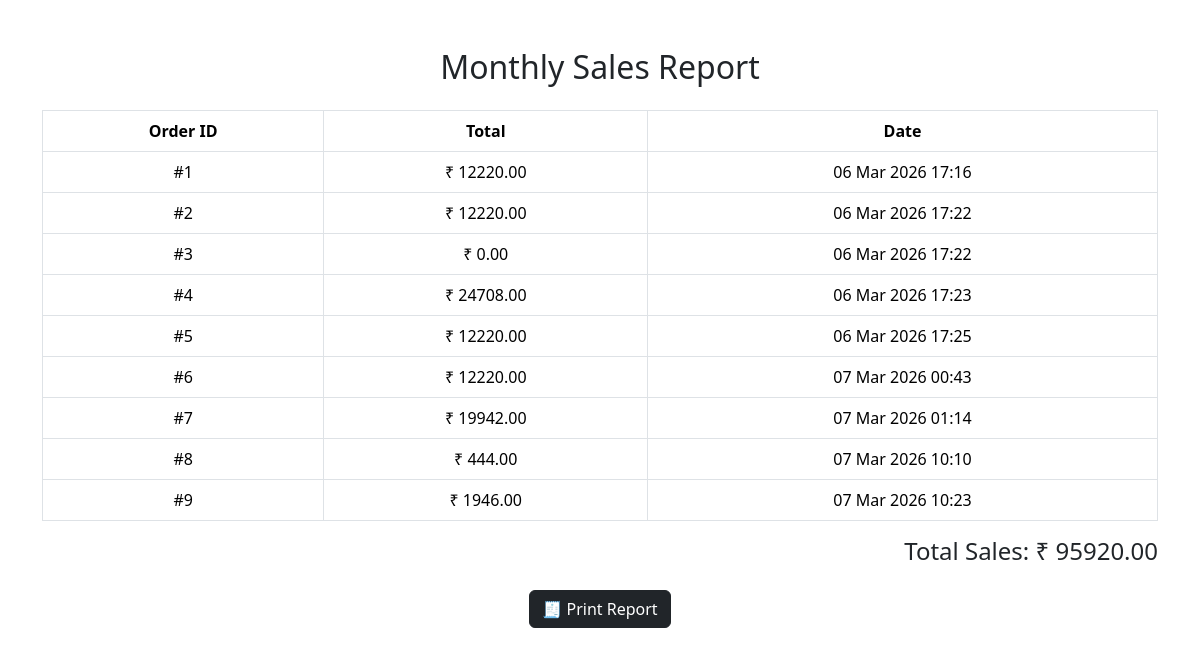
The app's page /report/month/, older data.
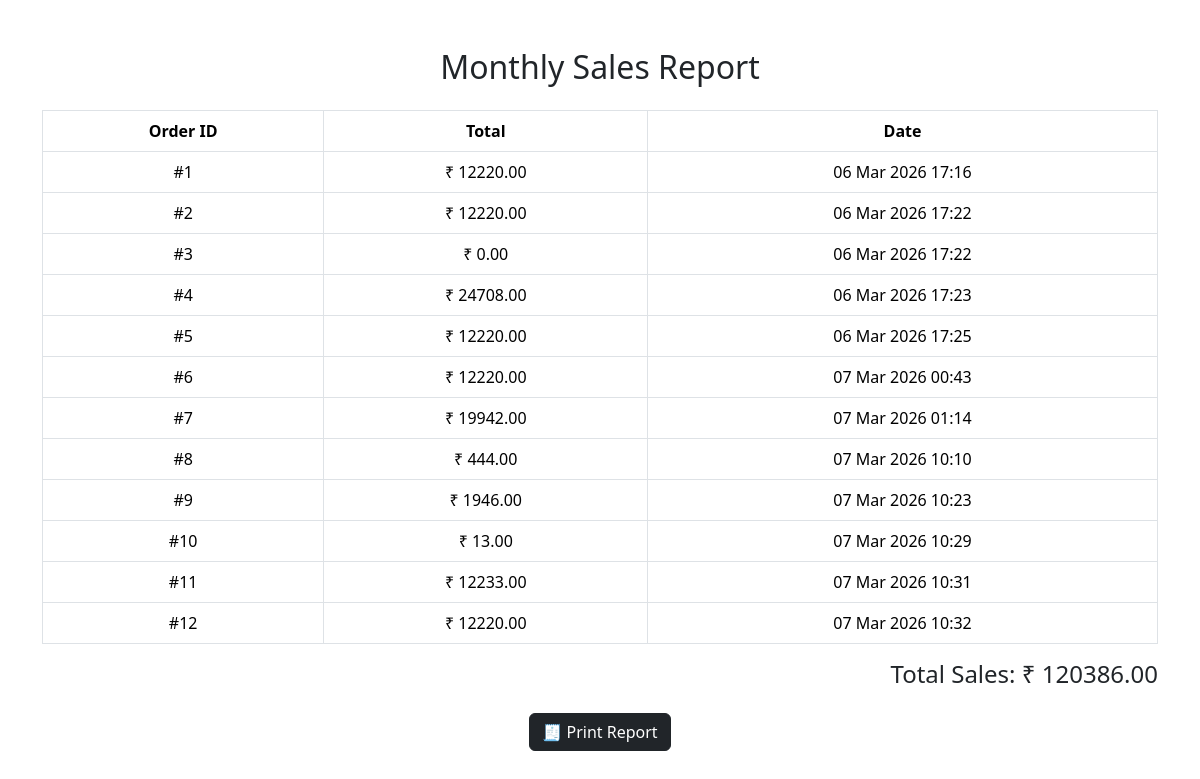
The same page, newer data.
### menuapp/models.py (models this page shows, shortened)
class Order(models.Model):
    table = models.ForeignKey('Table', on_delete=models.SET_NULL, null=True, blank=True)
    total_amount = models.DecimalField(max_digits=10, decimal_places=2)
    created_at = models.DateTimeField(auto_now_add=True)

### menuapp/views.py (the view)
# urls.py: path('report/month/', views.report_month, name='report_month'),
def report_month(request):
    selected_month = request.GET.get("month")
    if selected_month:
        year, month = selected_month.split("-")
    else:
        today = now()
        year = today.year
        month = today.month
    orders = Order.objects.filter(
        created_at__year=year,
        created_at__month=month
    )
    total = sum(order.total_amount for order in orders)
    return render(request, "menuapp/admin/report_today.html", {
        "orders": orders,
        "total": total,
        "title": "Monthly Sales Report"
    })

### menuapp/context_processors.py (called while the page is built)
def cart_data(request):
    if not request.session.session_key:
        request.session.create()
    session_key = request.session.session_key
    cart_items = Cart.objects.filter(session_key=session_key)
    count = cart_items.count()
    return {
        "cart_items": cart_items,
        "cart_count": count
    }

### menuapp/templates/menuapp/admin/report_today.html (shortened to what this page needs)
<!DOCTYPE html>
<html>
<head>
<link href="https://cdn.jsdelivr.net/npm/bootstrap@5.3.2/dist/css/bootstrap.min.css" rel="stylesheet">
</head>
<body>
<div class="container mt-5">
<h2 class="text-center mb-4">{{ title }}</h2>
<table class="table table-bordered text-center">
<tr>
<th>Order ID</th>
<th>Total</th>
<th>Date</th>
</tr>
{% for order in orders %}
<tr>
<td>#{{ order.id }}</td>
<td>₹ {{ order.total_amount }}</td>
<td>{{ order.created_at|date:"d M Y H:i" }}</td>
</tr>
{% empty %}
<tr>
<td colspan="3" class="text-muted">
No orders found
</td>
</tr>
{% endfor %}
</table>
<div class="text-end mt-3">
<h4>Total Sales: ₹ {{ total }}</h4>
</div>
<div class="text-center mt-4">
<button onclick="window.print()" class="btn btn-dark">
🧾 Print Report
</button>
</div>
</div>
</body>
</html>

Row changes from the older to the newer data that the page shows:
added Order: id "10", total_amount "13.00", created_at "07 Mar 2026 10:29"
added Order: id "11", total_amount "12233.00", created_at "07 Mar 2026 10:31"
added Order: id "12", total_amount "12220.00", created_at "07 Mar 2026 10:32"
Text that changed along with them:
{{ total }}: "95920.00" → "120386.00"
